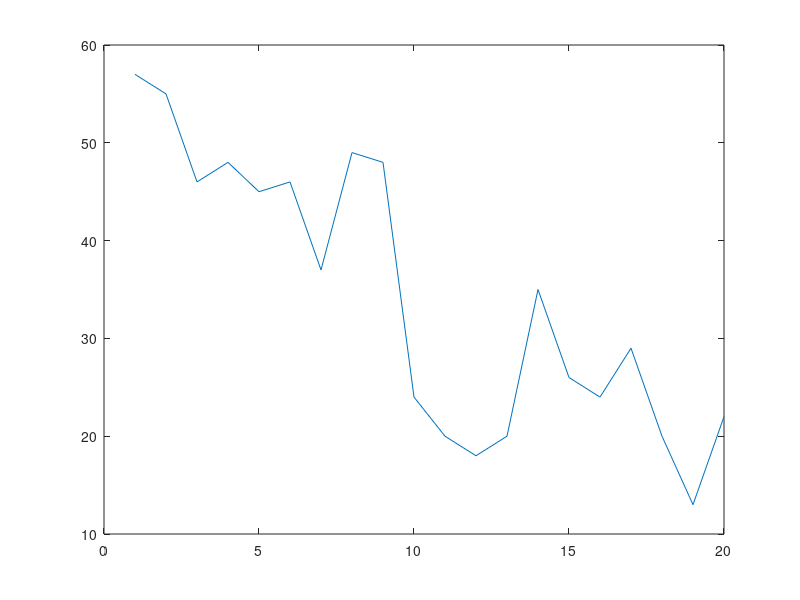

Here is the MATLAB script that generated this plot:
x=[1,2,3,4,5,6,7,8,9,10,11,12,13,14,15,16,17,18,19,20]
y=[57,55,46,48,45,46,37,49,48,24,20,18,20,35,26,24,29,20,13,22]
plot(x,y)
